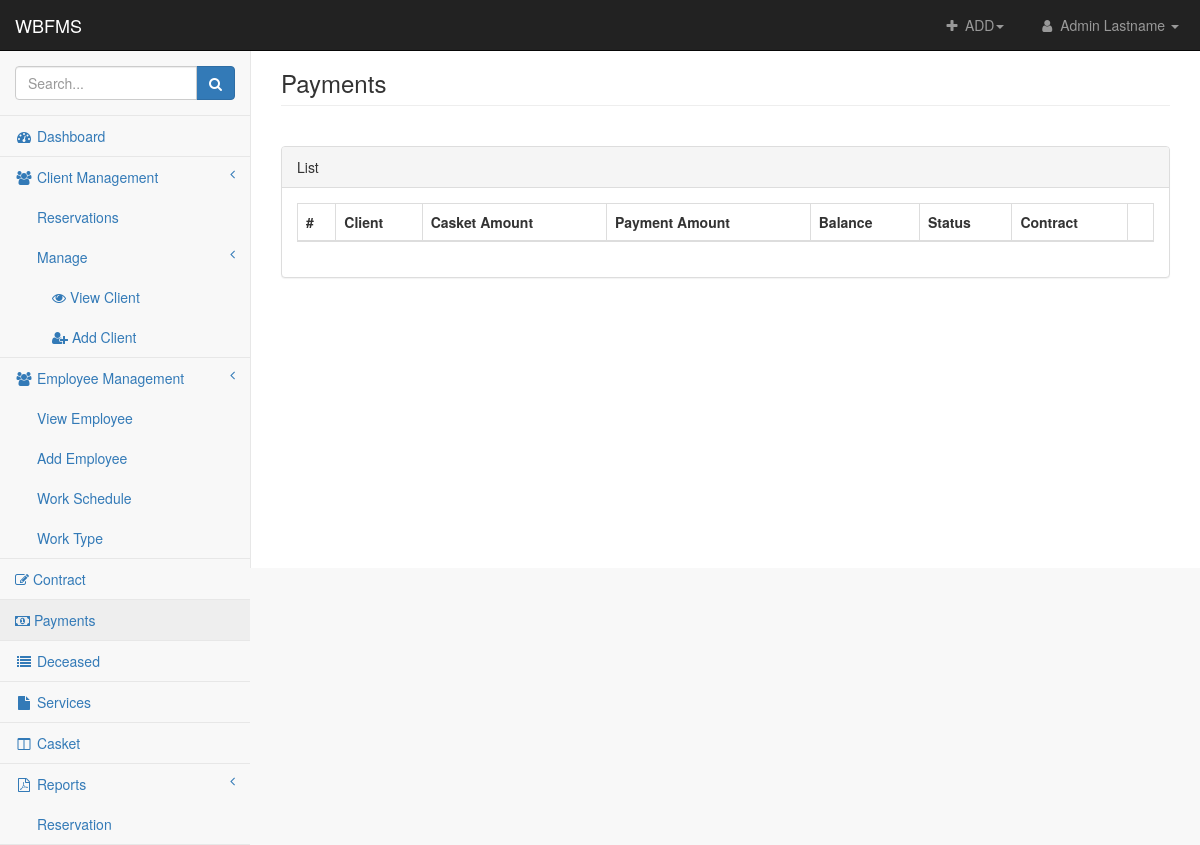
/admin/payments.php (signed in), run on an earlier commit of the app's database.
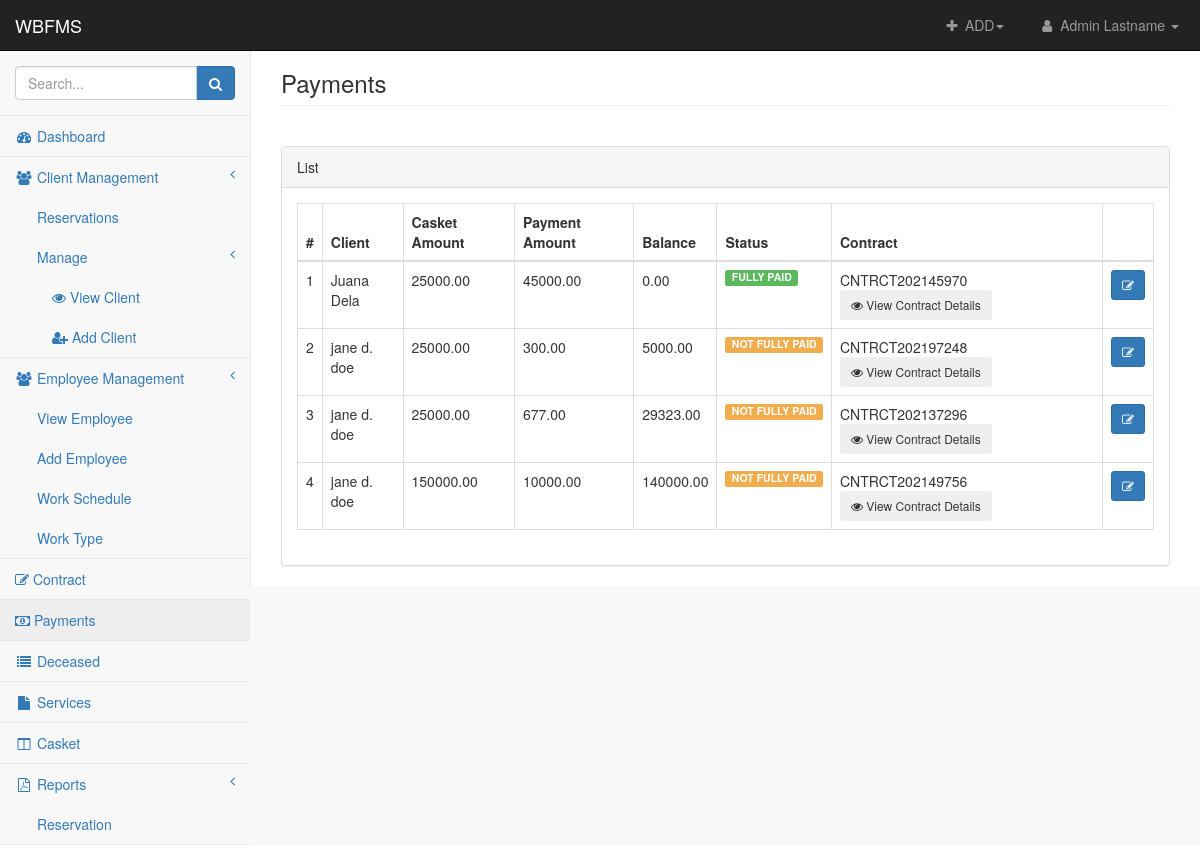
And on a later commit of the database.
### tables this page shows
CREATE TABLE `payments` (
  `payment_id` int(11) NOT NULL,
  `contract_id` varchar(255) NOT NULL,
  `payment_amount` double(10,2) NOT NULL,
  `balance` double(10,2) NOT NULL,
  `status` text NOT NULL,
  `client_id` int(11) NOT NULL,
  `branch_id` int(11) NOT NULL,
  `deceased_id` int(11) NOT NULL,
  `service_id` int(11) NOT NULL,
  `casket_id` int(11) NOT NULL
);

CREATE TABLE `client` (
  `client_id` int(11) NOT NULL,
  `client_firstname` text NOT NULL,
  `client_middlename` text NOT NULL,
  `client_lastname` text NOT NULL,
  `client_email` text NOT NULL,
  `client_phone` text NOT NULL,
  `client_username` text NOT NULL,
  `client_password` text NOT NULL,
  `client_application_date` datetime NOT NULL
);

CREATE TABLE `casket` (
  `casket_id` int(11) NOT NULL,
  `casket_type` text NOT NULL,
  `amount` double(10,2) NOT NULL,
  `image` varchar(255) NOT NULL,
  `service_id` int(11) NOT NULL
);

CREATE TABLE `contract` (
  `contract_id` int(11) NOT NULL,
  `contract_unique_id` text NOT NULL,
  `relation_to_deceased` text NOT NULL,
  `other_charges` text NOT NULL,
  `amount` int(11) NOT NULL,
  `address` varchar(255) NOT NULL,
  `date` date NOT NULL,
  `client_id` int(11) NOT NULL,
  `service_id` int(11) NOT NULL,
  `deceased_id` int(11) NOT NULL,
  `casket_id` int(11) NOT NULL,
  `branch_id` int(11) NOT NULL,
  `chapel_id` int(11) NOT NULL
);

### admin/payments.php (the view, shortened to what the changed rows need)
<?php include 'includes/header.php' ?>
<body>
<div id="wrapper">
    <?php include 'includes/nav.php' ?>
    <div id="page-wrapper">
        <div class="container-fluid">
            <br>
            <div class="row">
                <div class="col-lg-12">
                    <div class="panel panel-default">
                        <div class="panel-body">
                            <div class="table-responsive">
                                <table class="table table-bordered table-hover" id="dataTables-example">
                                    <thead>
                                        <th>#</th>
                                        <th>Client</th>
                                        <th>Casket Amount</th>
                                        <th>Payment Amount</th>
                                        <th>Balance</th>
                                        <th>Status</th>
                                        <th>Contract</th>
                                        <th></th>
                                    </thead>
                                    <tbody>
                                        <?php
                                            $fetch_payment ="SELECT * FROM payments
                                                            INNER JOIN contract ON contract.contract_unique_id = payments.contract_id
                                                            INNER JOIN client ON client.client_id = payments.client_id
                                                            INNER JOIN casket ON casket.casket_id = payments.casket_id
                                                            INNER JOIN branches ON branches.branch_id = payments.branch_id";
                                            $query_payments = $conn->query($fetch_payment);
                                            $no = 1;
                                            while($row_payments = $query_payments->fetch_assoc())
                                             { $status = ($row_payments['status'] == 'FULLY PAID') ? '<span class="label label-success pull-left">FULLY PAID</span>':'<span class="label label-warning pull-left">NOT FULLY PAID</span>';?>
                                                <tr>
                                                    <td><?php echo $no;?></td>
                                                    <td><?php echo $row_payments['client_firstname']. ' ' . $row_payments['client_middlename']. ' ' . $row_payments['client_lastname'];?></td>
                                                    <td><?php echo $row_payments['amount'] ?></td>
                                                    <td><?php echo $row_payments['payment_amount']; ?></td>
                                                    <td><?php echo $row_payments['balance'];?> </td>
                                                    <td><?php echo $status;?> </td>
                                                    <td><?php echo $row_payments['contract_unique_id'];?> <button class="view btn btn-secondary btn-sm" data-id="<?php echo $row_payments['contract_unique_id']; ?>"><i class="fa fa-eye"></i> View Contract Details</button></td>
                                                    <td>
														<div class="btn-group btn-group-sm">
                                                            <button class="edit-payment btn btn-primary btn-sm" data-id="<?php echo $row_payments['payment_id']; ?>"><i class="fa fa-edit"></i> </button>
														</div>
													</td>
                                                </tr>
                                        <?php $no++; } ?>
                                    </tbody>
                                </table>
                            </div>
                        </div>
                    </div>
                </div>
            </div>
        </div>
    </div>
    </div>
</body>
</html>

What changed in the data, as far as the page shows it:
now on this page (row edited): payments: client.client_firstname "Juana", client.client_middlename "Dela", casket.amount "25000.00", payment_amount "45000.00", balance "0.00", status "FULLY PAID", contract.contract_unique_id "CNTRCT202145970"
added payments: client.client_firstname "jane", client.client_middlename "d.", client.client_lastname "doe", casket.amount "25000.00", payment_amount "300.00", balance "5000.00", status "NOT FULLY PAID", contract.contract_unique_id "CNTRCT202197248"
added payments: client.client_firstname "jane", client.client_middlename "d.", client.client_lastname "doe", casket.amount "25000.00", payment_amount "677.00", balance "29323.00", status "NOT FULLY PAID", contract.contract_unique_id "CNTRCT202137296"
added payments: client.client_firstname "jane", client.client_middlename "d.", client.client_lastname "doe", casket.amount "150000.00", payment_amount "10000.00", balance "140000.00", status "NOT FULLY PAID", contract.contract_unique_id "CNTRCT202149756"
